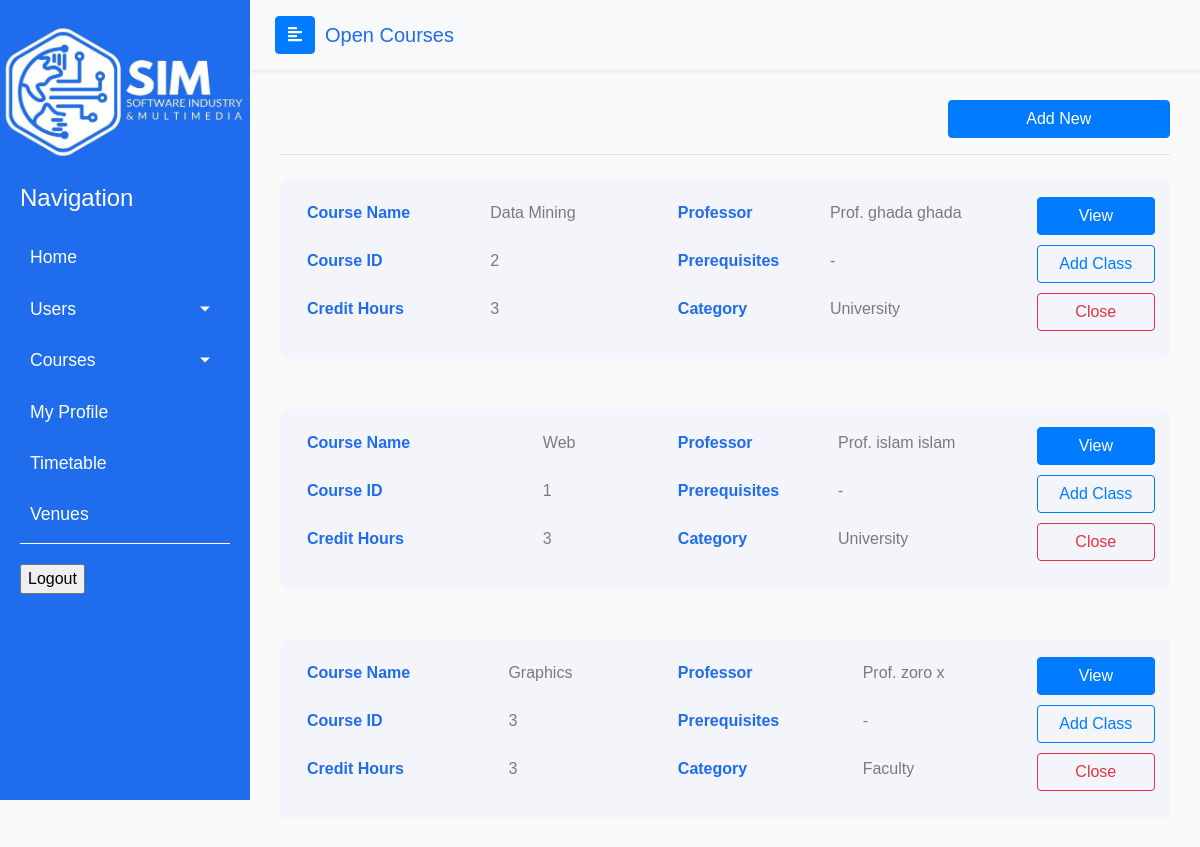
The app's page /admin/open_courses.php, older data.
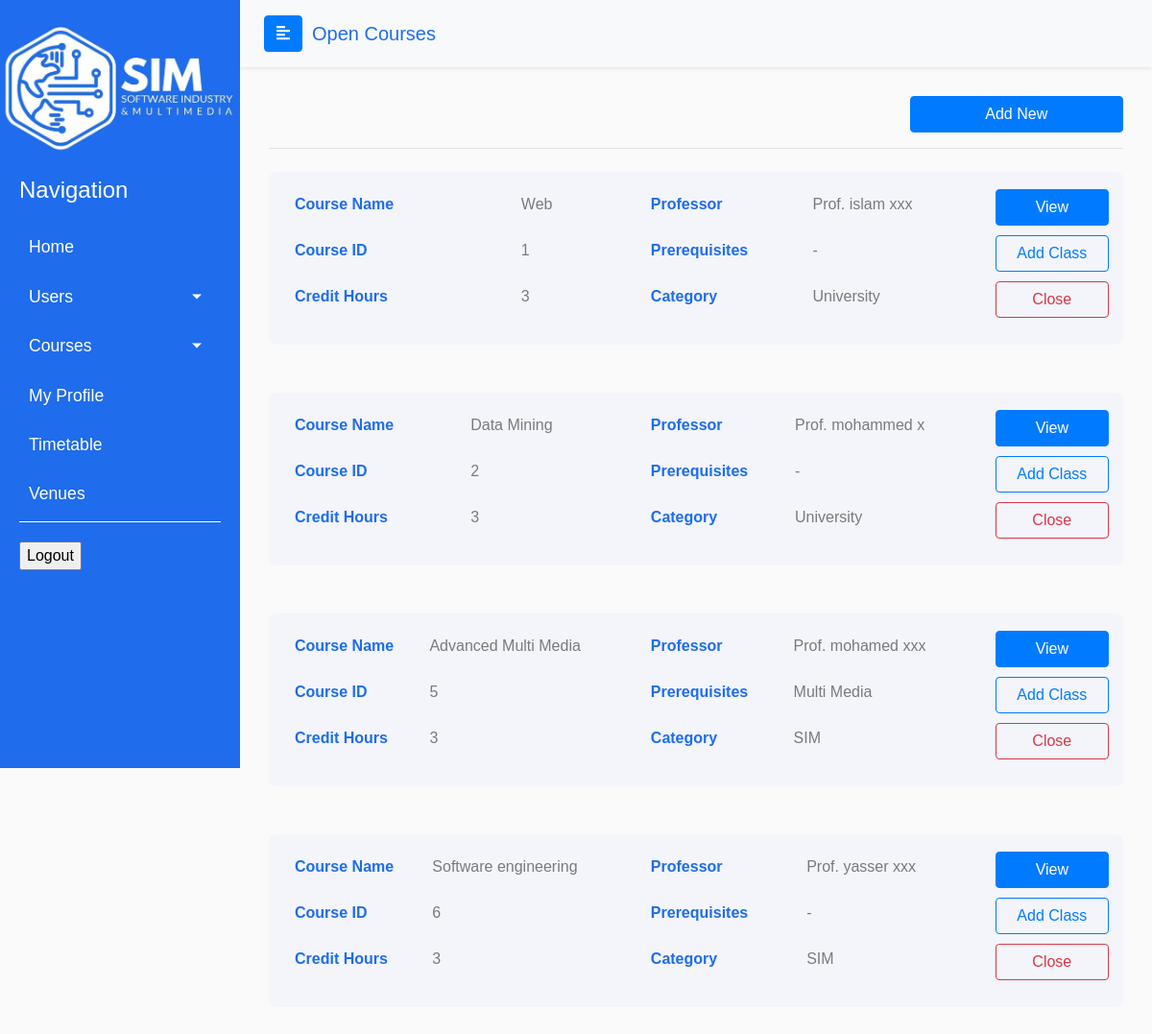
The same page, newer data.
### tables this page shows
CREATE TABLE `courses` (
  `course_id` int(12) NOT NULL,
  `name` varchar(255) NOT NULL,
  `credits` int(11) NOT NULL,
  `has_preq` tinyint(1) DEFAULT NULL,
  `has_labs` tinyint(1) DEFAULT NULL,
  `has_practical` tinyint(1) DEFAULT NULL,
  `category` varchar(20) NOT NULL DEFAULT 'university',
  `elective` varchar(5) NOT NULL DEFAULT 'no'
);

CREATE TABLE `users` (
  `id` int(12) NOT NULL,
  `first_name` varchar(255) NOT NULL,
  `middle_name` varchar(255) NOT NULL,
  `last_name` varchar(255) NOT NULL,
  `national_id` bigint(14) NOT NULL,
  `type` varchar(255) NOT NULL,
  `email` varchar(255) NOT NULL,
  `password` varchar(255) NOT NULL,
  `gender` varchar(255) NOT NULL,
  `mobile_number` varchar(255) NOT NULL,
  `home_number` varchar(255) DEFAULT NULL,
  `image_path` text DEFAULT 'profile_images\\profile.png'
);

### includes/functions.php (the view, shortened to what this page needs)
<?php
include_once dirname(__FILE__, 1) . DIRECTORY_SEPARATOR . "Admin" . DIRECTORY_SEPARATOR . "all_types" . DIRECTORY_SEPARATOR . "functions.php";
function getOpenCourses()
{
    global $conn;
    $query = "SELECT c.name, c.course_id, c.credits, c.category, c.has_preq, u.first_name, u.last_name FROM open_courses oc
    INNER JOIN courses c ON c.course_id = oc.course_id
    INNER JOIN open_courses_instructors oci ON oci.course_id = oc.course_id
    INNER JOIN instructors i ON i.instructor_id = oci.instructor_id
    INNER JOIN users u ON u.id = i.id_user
    WHERE u.type = 'professor' OR u.type = 'admin'";
    $query_result = mysqli_query($conn, $query);
    while ($row = mysqli_fetch_assoc($query_result)) {
        $cname = $row['name'];
        $id = $row['course_id'];
        $credits = $row['credits'];
        $fname = $row['first_name'];
        $lname = $row['last_name'];
        $category = $row['category'];
        $has_preq = $row['has_preq'];
        $prerequisite = '-';
        if ($category == 'sim') {
            $category = strtoupper($category);
        } else {
            $category = ucfirst($category);
        }
        if ($has_preq == '1') {
            $preq_query = "SELECT name from prerequisites p
        INNER JOIN courses c on p.prerequisite_id = c.course_id
        WHERE p.id_course = $id";
            $preq_query_result = mysqli_query($conn, $preq_query);
            $data = mysqli_fetch_assoc($preq_query_result);
            if (mysqli_num_rows($preq_query_result)) {
                $prerequisite = $data['name'];
            }
        }
        echo "
      <div class='conbody container-fluid'>
        <div class='row'>
          <div class='col-lg-5 col-md-12'>
            <table class='table table-borderless '>
              <tbody>
                <tr>
                  <th scope='row'>Course Name</th>
                  <td>$cname</td>
                </tr>
                <tr>
                  <th scope='row'>Course ID</th>
                  <td>$id</td>
                </tr>
                <tr>
                  <th scope='row'>Credit Hours</th>
                  <td>$credits</td>
                </tr>
              </tbody>
            </table>
          </div>
          <div class='col-lg-5 col-md-12'>
            <table class='table table-borderless '>
              <tbody>
                <tr>
                  <th scope='row'>Professor</th>
                  <td>Prof. $fname $lname</td>
                </tr>
                <tr>
                  <th scope='row'>Prerequisites</th>
                  <td>$prerequisite</td>
                </tr>
                <tr>
                  <th scope='row'>Category</th>
                  <td>$category</td>
                </tr>
              </tbody>
            </table>
          </div>
          <div class='btn-grp col-lg-2 col-md-12'>
            <a href='../academic/discussion.php?course_id=$id' class='btn btn-primary'>View</a>
            <a href='../admin/Add_Class.php' class='btn btn-outline-primary'>Add Class</a>
            <a href='../admin/close_course.php?course_id=$id' class='btn btn-outline-danger'>Close</a>
          </div>
        </div>
      </div>
      ";
    }
}

Row changes from the older to the newer data that the page shows:
no longer on this page (row unchanged): courses: name "Graphics", course_id "3", credits "3", users.first_name "zoro", users.last_name "x", prerequisite "-", category "Faculty"
shown differently, row unchanged: courses "Web": users.last_name "islam" → "xxx"; moves up the list
computed for courses "Data Mining": users.first_name "ghada" → "mohammed"; users.last_name "ghada" → "x"
now on this page (row unchanged): courses: name "Advanced Multi Media", course_id "5", credits "3", users.first_name "mohamed", users.last_name "xxx", courses.name "Multi Media", category "SIM"
added courses: name "Software engineering", course_id "6", credits "3", users.first_name "yasser", users.last_name "xxx", prerequisite "-", category "SIM"
